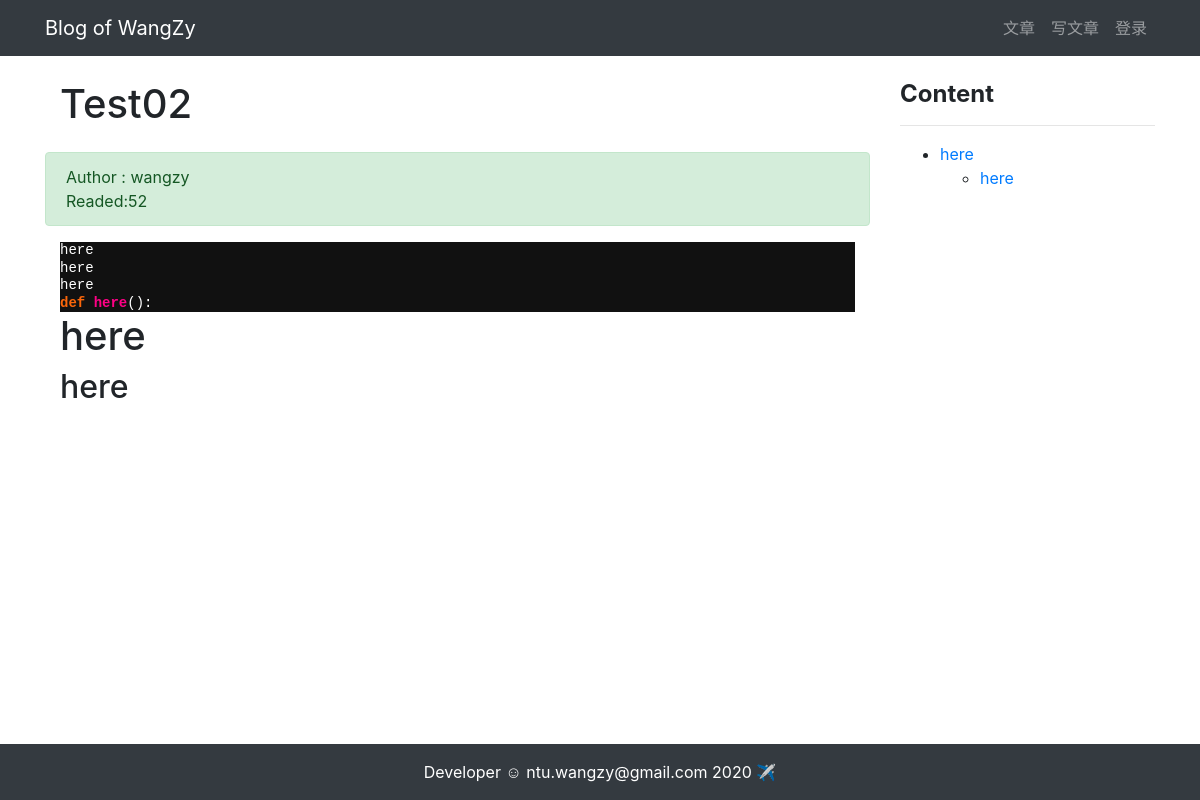
The app's page /article/article-detail/8/ with its own data.
### article/models.py (models this page shows, shortened)
class ArticlePost(models.Model):
    author = models.ForeignKey(User, on_delete=models.CASCADE)
    title = models.CharField(max_length=100)
    body = models.TextField()
    created = models.DateTimeField(default=timezone.now)
    updated = models.DateTimeField(auto_now=True)
    total_views = models.PositiveIntegerField(default=0)
    avatar = models.ImageField(upload_to='article/%Y%m%d/', blank=True)
    def save(self, *args, **kwargs):
        article = super(ArticlePost, self).save(*args, **kwargs)
        return article
    class Meta:
        ordering = ('-created',)

### article/views.py (the view)
# urls.py: path('article-detail/<int:id>/', views.article_detail, name='article_detail'),
def article_detail(request, id):
    article = ArticlePost.objects.get(id=id)
    article.total_views += 1
    article.save(update_fields=['total_views'])
    md = markdown.Markdown(
        extensions=[
        'markdown.extensions.extra',
        'markdown.extensions.codehilite',
        'markdown.extensions.toc',
        ]
    )
    article.body = md.convert(article.body)
    context = { 'article': article, 'toc': md.toc }
    return render(request, 'article/detail.html', context)

### templates/article/detail.html (shortened to what this page needs)
{% extends "base.html" %}
{% load staticfiles %}
{% block content %}
<div class="container">
    <div class="row">
        <div class="col-9">
        <h1 class="col-12 mt-4 mb-4">{{ article.title }}</h1>
        <div class="col-12 alert alert-success">Author : {{ article.author }}
         <br />Readed:{{ article.total_views }}
        </div>
        <div class="col-12">
            <p>{{ article.body|safe }}</p>
        </div>
    </div>
    <div class="col-3 mt-4">
            <h4><strong>Content</strong></h4>
            <hr>
            <div>
                {{ toc|safe }}
            </div>
        </div>
    </div>
</div>
{% endblock content %}

### static/md_css/fruity.css (style rules this page uses)
pre { line-height: 125%; margin: 0; }
.codehilite { background: #111111; color: #ffffff }
.codehilite .k { color: #fb660a; font-weight: bold }
.codehilite .n { color: #ffffff }
.codehilite .p { color: #ffffff }
.codehilite .nf { color: #ff0086; font-weight: bold }
.codehilite .w { color: #888888 }

### records on screen
ArticlePost: title "Test02", author "wangzy", total_views "52", body "here here here def here (): here here"

### other values on screen
{{ toc|safe }} "here here"
